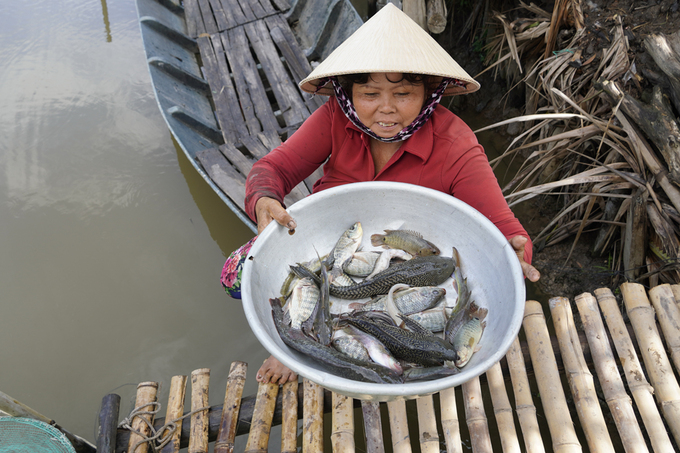
#> input picture anh.jpg, 680 x 453 px
$ python 07addImage.py
#> lines starting #> are read from the running program, lines starting #| are printed output that depends on the picture
import cv2 as cv

img = cv.imread('anh.jpg', 1)
#> img is the input picture: shape (453, 680, 3); mean B, G, R 112.9, 117.9, 126.4
subImg1 = img[200:400, 200:400]
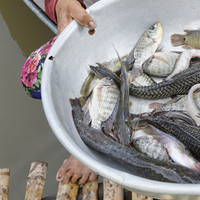
#> subImg1: shape (200, 200, 3); mean B, G, R 137.6, 140.4, 143.5
subImg2 = img[100:300, 300:500]
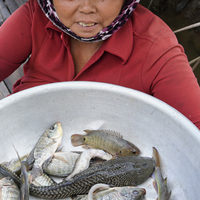
#> subImg2: shape (200, 200, 3); mean B, G, R 118.7, 116.5, 147.2
result = cv.add(subImg1, subImg2)
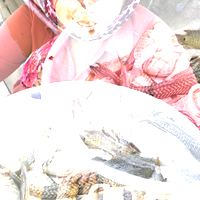
#> result: shape (200, 200, 3); mean B, G, R 221.2, 222.4, 240.4
cv.imshow('image', subImg1)
cv.waitKey(0)
cv.imshow('image', subImg2)
cv.waitKey(0)
cv.imshow('image', result)
cv.waitKey()
cv.destroyAllWindows()
